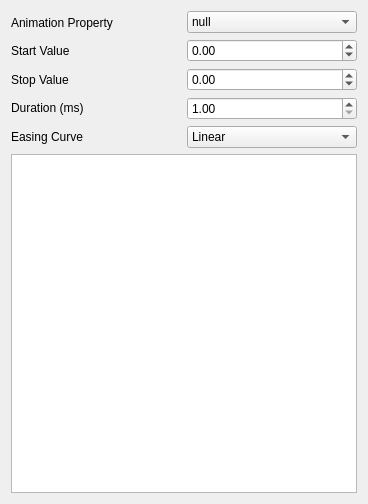
<?xml version="1.0" encoding="UTF-8"?>
<ui version="4.0">
 <class>AnimationForm</class>
 <widget class="QWidget" name="AnimationForm">
  <property name="geometry">
   <rect>
    <x>0</x>
    <y>0</y>
    <width>368</width>
    <height>504</height>
   </rect>
  </property>
  <property name="windowTitle">
   <string>Animation Property</string>
  </property>
  <layout class="QVBoxLayout" name="verticalLayout_3">
   <item>
    <layout class="QHBoxLayout" name="horizontalLayout">
     <item>
      <layout class="QVBoxLayout" name="verticalLayout">
       <item>
        <widget class="QLabel" name="_anPropertyLabel">
         <property name="text">
          <string>Animation Property</string>
         </property>
        </widget>
       </item>
       <item>
        <widget class="QLabel" name="_anScaleLabel">
         <property name="text">
          <string>Start Value</string>
         </property>
        </widget>
       </item>
       <item>
        <widget class="QLabel" name="_anOpacityLabel">
         <property name="text">
          <string>Stop Value</string>
         </property>
        </widget>
       </item>
       <item>
        <widget class="QLabel" name="durationLabel">
         <property name="text">
          <string>Duration (ms)</string>
         </property>
        </widget>
       </item>
       <item>
        <widget class="QLabel" name="label">
         <property name="text">
          <string>Easing Curve</string>
         </property>
        </widget>
       </item>
      </layout>
     </item>
     <item>
      <layout class="QVBoxLayout" name="verticalLayout_2">
       <item>
        <widget class="QComboBox" name="propertyComboBox">
         <property name="currentIndex">
          <number>0</number>
         </property>
         <item>
          <property name="text">
           <string>null</string>
          </property>
         </item>
         <item>
          <property name="text">
           <string>opacity</string>
          </property>
         </item>
         <item>
          <property name="text">
           <string>flicker</string>
          </property>
         </item>
         <item>
          <property name="text">
           <string>fade</string>
          </property>
         </item>
         <item>
          <property name="text">
           <string>scale</string>
          </property>
         </item>
         <item>
          <property name="text">
           <string>rotationX</string>
          </property>
         </item>
         <item>
          <property name="text">
           <string>rotationY</string>
          </property>
         </item>
         <item>
          <property name="text">
           <string>rotationZ</string>
          </property>
         </item>
         <item>
          <property name="text">
           <string>shutter</string>
          </property>
         </item>
        </widget>
       </item>
       <item>
        <widget class="QDoubleSpinBox" name="startSpinBox">
         <property name="minimum">
          <double>-360.000000000000000</double>
         </property>
         <property name="maximum">
          <double>360.000000000000000</double>
         </property>
         <property name="singleStep">
          <double>0.100000000000000</double>
         </property>
        </widget>
       </item>
       <item>
        <widget class="QDoubleSpinBox" name="stopSpinBox">
         <property name="minimum">
          <double>-360.000000000000000</double>
         </property>
         <property name="maximum">
          <double>360.000000000000000</double>
         </property>
         <property name="singleStep">
          <double>0.100000000000000</double>
         </property>
        </widget>
       </item>
       <item>
        <widget class="QDoubleSpinBox" name="durationSpinBox">
         <property name="minimum">
          <double>1.000000000000000</double>
         </property>
         <property name="maximum">
          <double>100000.000000000000000</double>
         </property>
         <property name="singleStep">
          <double>100.000000000000000</double>
         </property>
        </widget>
       </item>
       <item>
        <widget class="QComboBox" name="easingComboBox">
         <item>
          <property name="text">
           <string>Linear</string>
          </property>
         </item>
         <item>
          <property name="text">
           <string>InQuad</string>
          </property>
         </item>
         <item>
          <property name="text">
           <string>OutQuad</string>
          </property>
         </item>
        </widget>
       </item>
      </layout>
     </item>
    </layout>
   </item>
   <item>
    <widget class="TransferFunction" name="tf"/>
   </item>
  </layout>
 </widget>
 <customwidgets>
  <customwidget>
   <class>TransferFunction</class>
   <extends>QGraphicsView</extends>
   <header>TF/TransferFunction.h</header>
  </customwidget>
 </customwidgets>
 <resources/>
 <connections/>
</ui>
